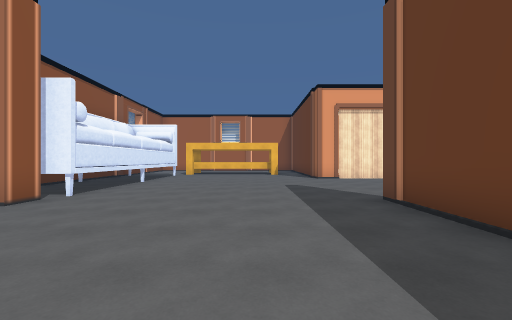
View 1 (above)

19 first-person views from a walk through a Unity game level. The camera is 1.5 m above the floor, looks level and sees 90° across. The floor is counted in squares, 2 m on a side. Each view is taken from the middle of a square. On the plan, view 1 faces up. The plan holds only what a view shows up to about 9 squares ahead; the rest is blank. The player character is not drawn. Some surface patterns are stand-ins.

View 2
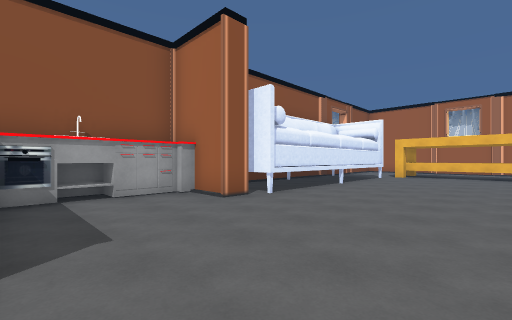

View 3
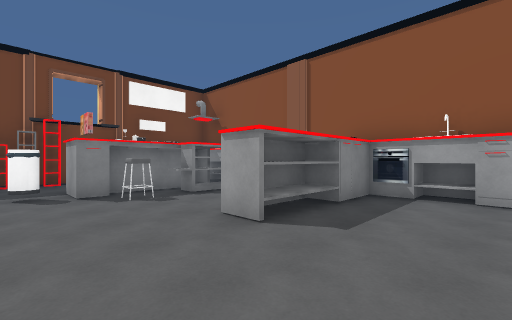

View 4
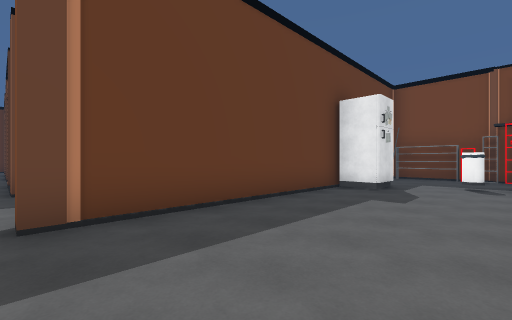

View 5
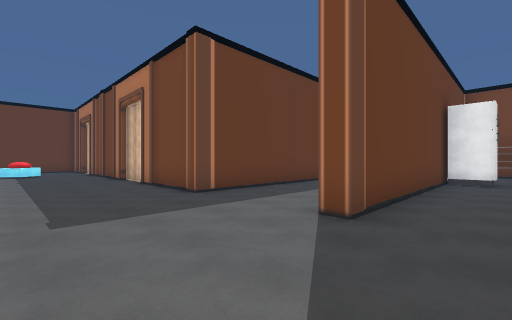

View 6
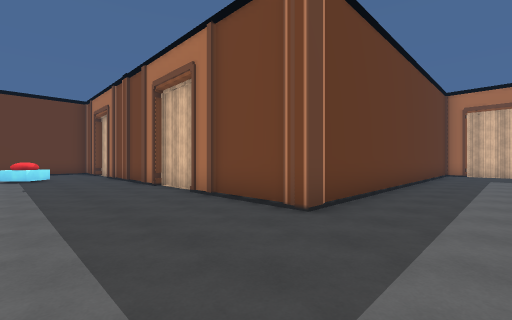

View 7
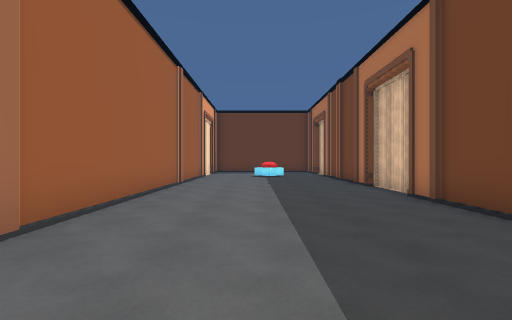

View 8
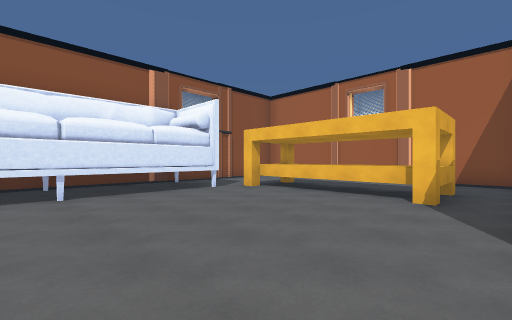

View 9
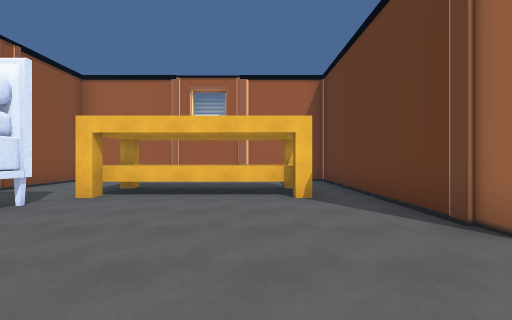

View 10
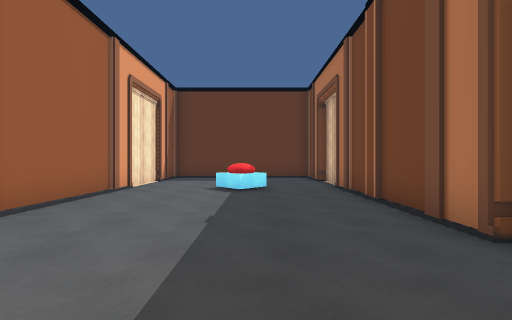

View 11
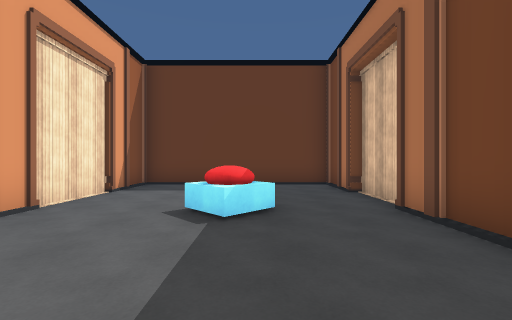

View 12
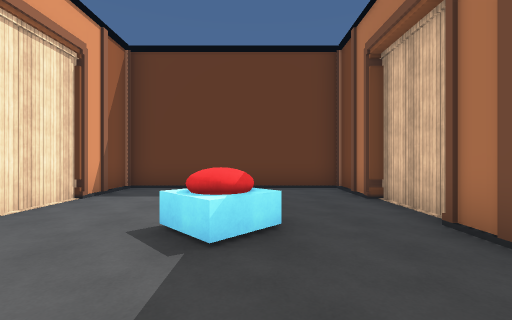

View 13
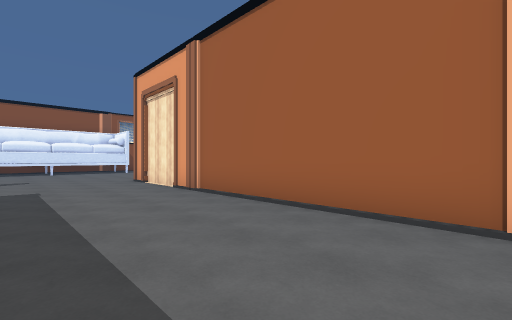

View 14
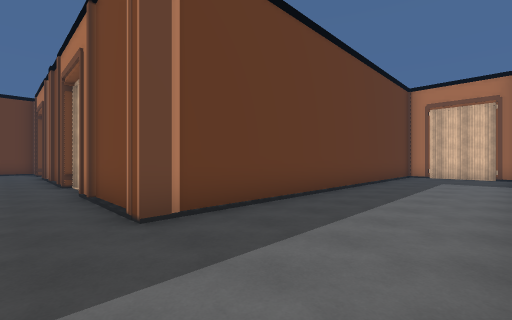

View 15
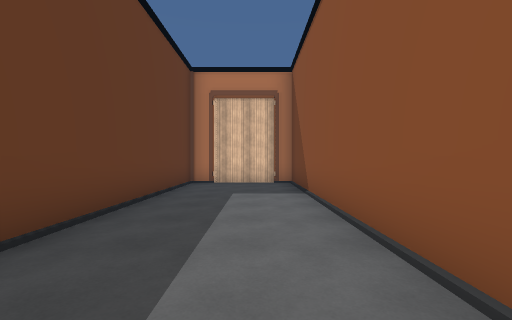

View 16
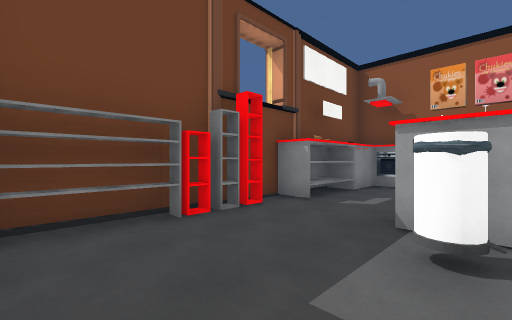

View 17
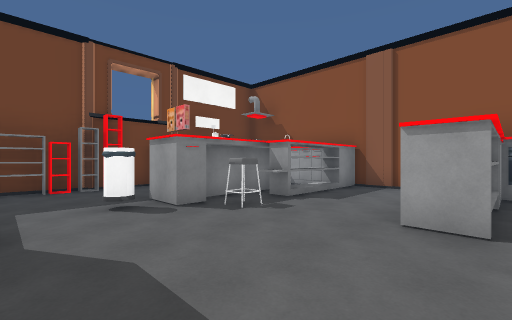

View 18
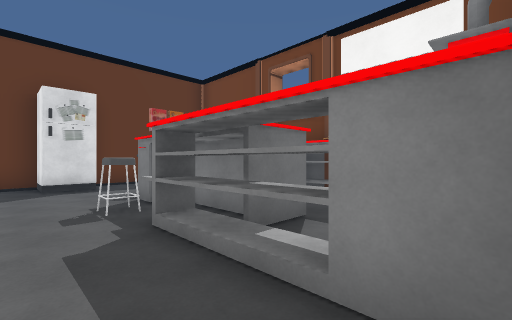

View 19
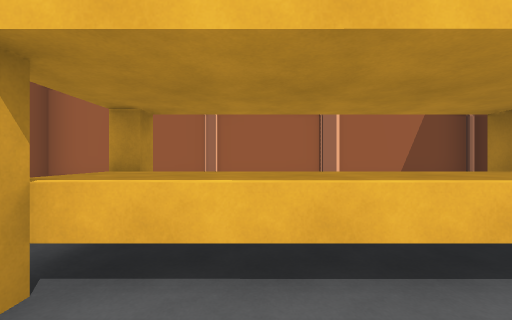

### Floor plan
Key: @ floor where view 1 was taken; # wall or solid block; . floor; ^ raised ledge; E oven; C chair; S shelf; F fridge; O other object.
Columns run from 7 left of view 1 to 20 right of it. Each row starts with its distance up from view 1.
 18  ####OO####
 17 #.........#
 16 #.........#
 15 #...^...#.#
 14 O...^^^^^.
 13 O.........#
 12 O###......#
 11  ###......O##O#########O####
 10    #.......................#
  9    #.......................#
  8    #...................O.  #
  7    #...................O.. #
  6    #.......................#
  5  ###.......................#
  4  #........#...###OOO####O#
  3  #........#...#
  2  #........#...#
  1  #E.......#...#
  0  ####..@..#...#
 -1 #.........#...#
 -2 ###..C...F#...#
 -3  #.####...#...#
 -4  #........#...#
 -5  #E.......#...#
 -6  ### .SSSS#...#
 -7    ##OO####OO##

Where each view was taken, in squares from view 1:
view 1: 0 up, 0 right, facing up
view 2: 1 up, 0 right, facing up-left
view 3: 3 up, 0 right, facing down-left
view 4: 5 up, 1 left, facing down-right
view 5: 8 up, 1 right, facing down-right
view 6: 8 up, 4 right, facing down-right
view 7: 8 up, 4 right, facing right
view 8: 8 up, 2 right, facing up-left
view 9: 8 up, 0 right, facing up
view 10: 7 up, 9 right, facing right
view 11: 7 up, 12 right, facing right
view 12: 7 up, 13 right, facing right
view 13: 7 up, 12 right, facing up-left
view 14: 6 up, 3 right, facing down-right
view 15: 2 up, 4 right, facing down
view 16: 3 down, 2 right, facing down-left
view 17: 1 up, 1 right, facing down-left
view 18: 1 down, 6 left, facing down-right
view 19: 12 up, 2 left, facing up
